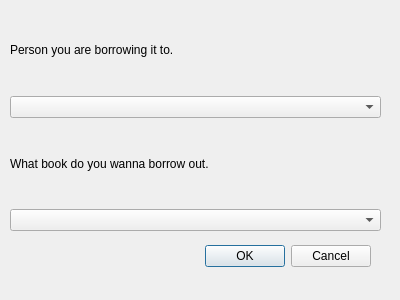
<?xml version="1.0" encoding="UTF-8"?>
<ui version="4.0">
 <class>BorrowBookDialog</class>
 <widget class="QDialog" name="BorrowBookDialog">
  <property name="geometry">
   <rect>
    <x>0</x>
    <y>0</y>
    <width>400</width>
    <height>300</height>
   </rect>
  </property>
  <property name="windowTitle">
   <string>Dialog</string>
  </property>
  <widget class="QDialogButtonBox" name="buttonBox">
   <property name="geometry">
    <rect>
     <x>30</x>
     <y>240</y>
     <width>341</width>
     <height>32</height>
    </rect>
   </property>
   <property name="orientation">
    <enum>Qt::Orientation::Horizontal</enum>
   </property>
   <property name="standardButtons">
    <set>QDialogButtonBox::StandardButton::Cancel|QDialogButtonBox::StandardButton::Ok</set>
   </property>
  </widget>
  <widget class="QWidget" name="verticalLayoutWidget">
   <property name="geometry">
    <rect>
     <x>10</x>
     <y>10</y>
     <width>371</width>
     <height>221</height>
    </rect>
   </property>
   <layout class="QVBoxLayout" name="verticalLayout">
    <item>
     <widget class="QLabel" name="label">
      <property name="text">
       <string>Person you are borrowing it to.</string>
      </property>
     </widget>
    </item>
    <item>
     <widget class="QComboBox" name="comboBox"/>
    </item>
    <item>
     <widget class="QLabel" name="label_2">
      <property name="text">
       <string>What book do you wanna borrow out.</string>
      </property>
     </widget>
    </item>
    <item>
     <widget class="QComboBox" name="comboBox_2"/>
    </item>
   </layout>
  </widget>
 </widget>
 <resources/>
 <connections>
  <connection>
   <sender>buttonBox</sender>
   <signal>accepted()</signal>
   <receiver>BorrowBookDialog</receiver>
   <slot>validateAndAccept()</slot>
   <hints>
    <hint type="sourcelabel">
     <x>248</x>
     <y>254</y>
    </hint>
    <hint type="destinationlabel">
     <x>157</x>
     <y>274</y>
    </hint>
   </hints>
  </connection>
  <connection>
   <sender>buttonBox</sender>
   <signal>rejected()</signal>
   <receiver>BorrowBookDialog</receiver>
   <slot>reject()</slot>
   <hints>
    <hint type="sourcelabel">
     <x>316</x>
     <y>260</y>
    </hint>
    <hint type="destinationlabel">
     <x>286</x>
     <y>274</y>
    </hint>
   </hints>
  </connection>
  <connection>
   <sender>comboBox</sender>
   <signal>currentTextChanged(QString)</signal>
   <receiver>BorrowBookDialog</receiver>
   <slot>changedPersonBoxText(QString)</slot>
   <hints>
    <hint type="sourcelabel">
     <x>195</x>
     <y>96</y>
    </hint>
    <hint type="destinationlabel">
     <x>199</x>
     <y>149</y>
    </hint>
   </hints>
  </connection>
  <connection>
   <sender>comboBox_2</sender>
   <signal>currentTextChanged(QString)</signal>
   <receiver>BorrowBookDialog</receiver>
   <slot>changedBookBoxText(QString)</slot>
   <hints>
    <hint type="sourcelabel">
     <x>195</x>
     <y>208</y>
    </hint>
    <hint type="destinationlabel">
     <x>199</x>
     <y>149</y>
    </hint>
   </hints>
  </connection>
 </connections>
 <slots>
  <slot>validateAndAccept()</slot>
  <slot>changedBookBoxText(QString)</slot>
  <slot>changedPersonBoxText(QString)</slot>
 </slots>
</ui>
